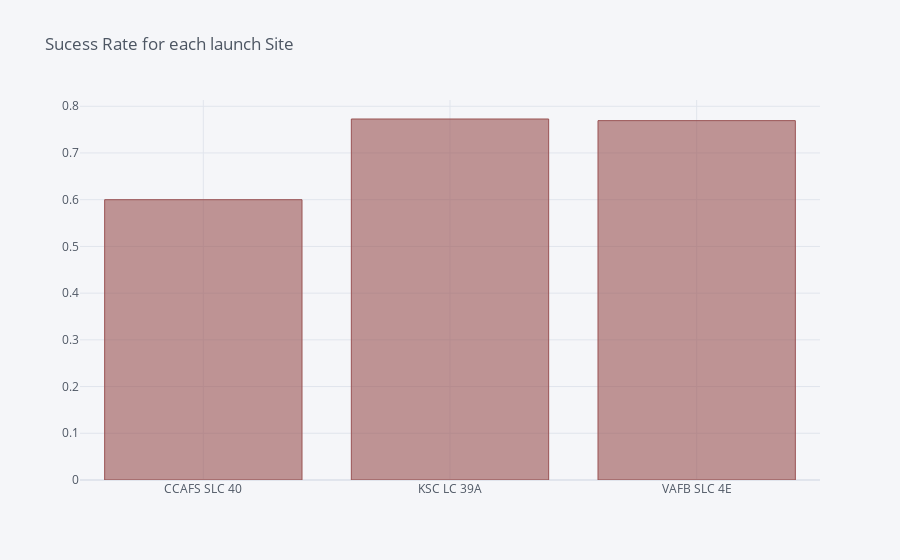

This figure's notebook cell:
### Code cell
df.groupby('LaunchSite')['Class'].mean().iplot(kind='bar',
                                               color = '#995253',
                                               title='Sucess Rate for each launch Site')

### Figure 1 — Plotly figure (JSON) as saved in the notebook; plotly's stock layout.template omitted (floating-point values rounded to 4 significant figures)
{"data": [{"marker": {"color": "rgba(153, 82, 83, 0.6)", "line": {"color": "rgba(153, 82, 83, 1.0)", "width": 1}}, "name": "Class", "orientation": "v", "text": "", "type": "bar", "x": ["CCAFS SLC 40", "KSC LC 39A", "VAFB SLC 4E"], "y": [0.6, 0.7727, 0.7692]}], "layout": {"legend": {"bgcolor": "#F5F6F9", "font": {"color": "#4D5663"}}, "paper_bgcolor": "#F5F6F9", "plot_bgcolor": "#F5F6F9", "title": {"font": {"color": "#4D5663"}, "text": "Sucess Rate for each launch Site"}, "xaxis": {"gridcolor": "#E1E5ED", "showgrid": true, "tickfont": {"color": "#4D5663"}, "title": {"font": {"color": "#4D5663"}, "text": ""}, "zerolinecolor": "#E1E5ED"}, "yaxis": {"gridcolor": "#E1E5ED", "showgrid": true, "tickfont": {"color": "#4D5663"}, "title": {"font": {"color": "#4D5663"}, "text": ""}, "zerolinecolor": "#E1E5ED"}}}
